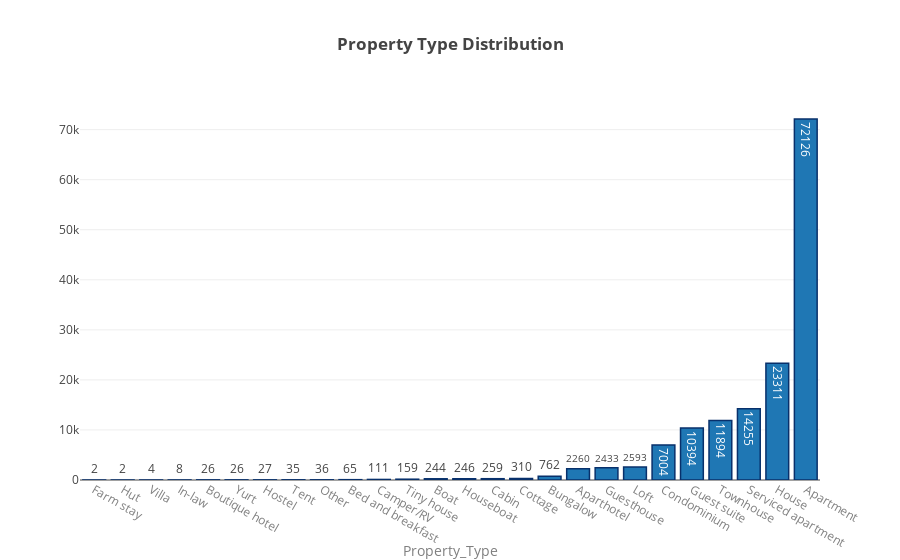

The code cell stored with this chart in its notebook:
### Code cell
# Analyzing and plotting the number of listings based on their property type

propertytype_DF = inputDF.groupby('property_type').id.count()
propertytype_DF= propertytype_DF.reset_index()
propertytype_DF=propertytype_DF.rename(columns={'id':'number_Of_Listings'})

trace_property_type = go.Bar(x=propertytype_DF.property_type, y=propertytype_DF.number_Of_Listings,
                         text=propertytype_DF.number_Of_Listings,
                         textposition = 'auto',
    marker=dict(
#         color=([
#                'rgba(204,204,204,1)','rgba(222,45,38,0.8)', 'rgba(204,204,204,1)',
#                ]),
        line=dict(
            color='rgb(8,48,107)',
            width=1.5),
        ),
    
               )

layout= dict(
    title='<b>Property Type Distribution</b>',
    xaxis=dict(
        title='Property_Type',
        color='#7f7f7f',
        categoryorder= 'array',
        categoryarray= [x for _, x in sorted(zip(propertytype_DF.number_Of_Listings, propertytype_DF.property_type))]
        
        ),
    yaxis2=dict(
        title='Number_Of_Listings',
        color='#7f7f7f',
        
        )
    
)

data=[trace_property_type]
fig = dict( data=data, layout=layout )
py.iplot(fig)

### Figure 1 — Plotly figure (JSON) as saved in the notebook; plotly's stock layout.template omitted (floating-point values rounded to 4 significant figures)
{"data": [{"marker": {"line": {"color": "rgb(8,48,107)", "width": 1.5}}, "text": [2260, 72126, 65, 244, 26, 762, 259, 111, 7004, 310, 2, 10394, 2433, 27, 23311, 246, 2, 8, 2593, 36, 14255, 35, 159, 11894, 4, 26], "textposition": "auto", "type": "bar", "uid": "dd97715e-2c33-464a-b9aa-7d6c28ecbefc", "x": ["Aparthotel", "Apartment", "Bed and breakfast", "Boat", "Boutique hotel", "Bungalow", "Cabin", "Camper/RV", "Condominium", "Cottage", "Farm stay", "Guest suite", "Guesthouse", "Hostel", "House", "Houseboat", "Hut", "In-law", "Loft", "Other", "Serviced apartment", "Tent", "Tiny house", "Townhouse", "Villa", "Yurt"], "y": [2260, 72126, 65, 244, 26, 762, 259, 111, 7004, 310, 2, 10394, 2433, 27, 23311, 246, 2, 8, 2593, 36, 14255, 35, 159, 11894, 4, 26]}], "layout": {"title": "<b>Property Type Distribution</b>", "xaxis": {"categoryarray": ["Farm stay", "Hut", "Villa", "In-law", "Boutique hotel", "Yurt", "Hostel", "Tent", "Other", "Bed and breakfast", "Camper/RV", "Tiny house", "Boat", "Houseboat", "Cabin", "Cottage", "Bungalow", "Aparthotel", "Guesthouse", "Loft", "Condominium", "Guest suite", "Townhouse", "Serviced apartment", "House", "Apartment"], "categoryorder": "array", "color": "#7f7f7f", "title": "Property_Type"}, "yaxis2": {"color": "#7f7f7f", "title": "Number_Of_Listings"}}}
